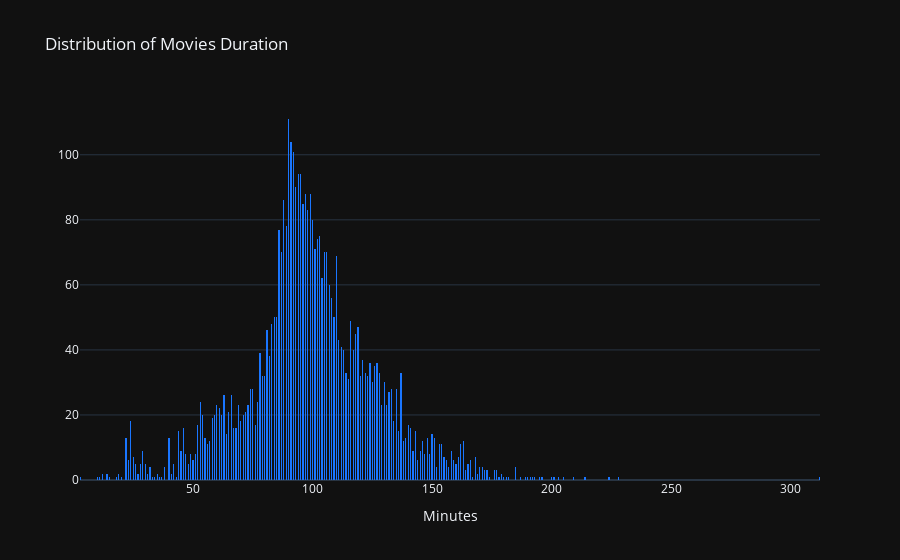

Notebook cell for this chart:
### Markdown cell above
# Distribution of Movie Duration : Histogram

### Code cell
trace = go.Histogram(
                     x = df['duration'],
                     xbins=dict(size=0.5),
                     marker = dict(color = 'rgb(26, 118, 255)'))
layout = go.Layout(template= "plotly_dark", title = 'Distribution of Movies Duration', xaxis = dict(title = 'Minutes'))
fig = go.Figure(data = [trace], layout = layout)
fig.show()

### Figure 1 — Plotly figure (JSON) as saved in the notebook; plotly's stock layout.template omitted (floating-point values rounded to 4 significant figures; data arrays with more than 128 entries replaced by an {"elided": "..."} marker saying what was removed)
{"data": [{"marker": {"color": "rgb(26, 118, 255)"}, "type": "histogram", "x": {"elided": "6234 str values"}, "xbins": {"size": 0.5}}], "layout": {"title": {"text": "Distribution of Movies Duration"}, "xaxis": {"title": {"text": "Minutes"}}}}
